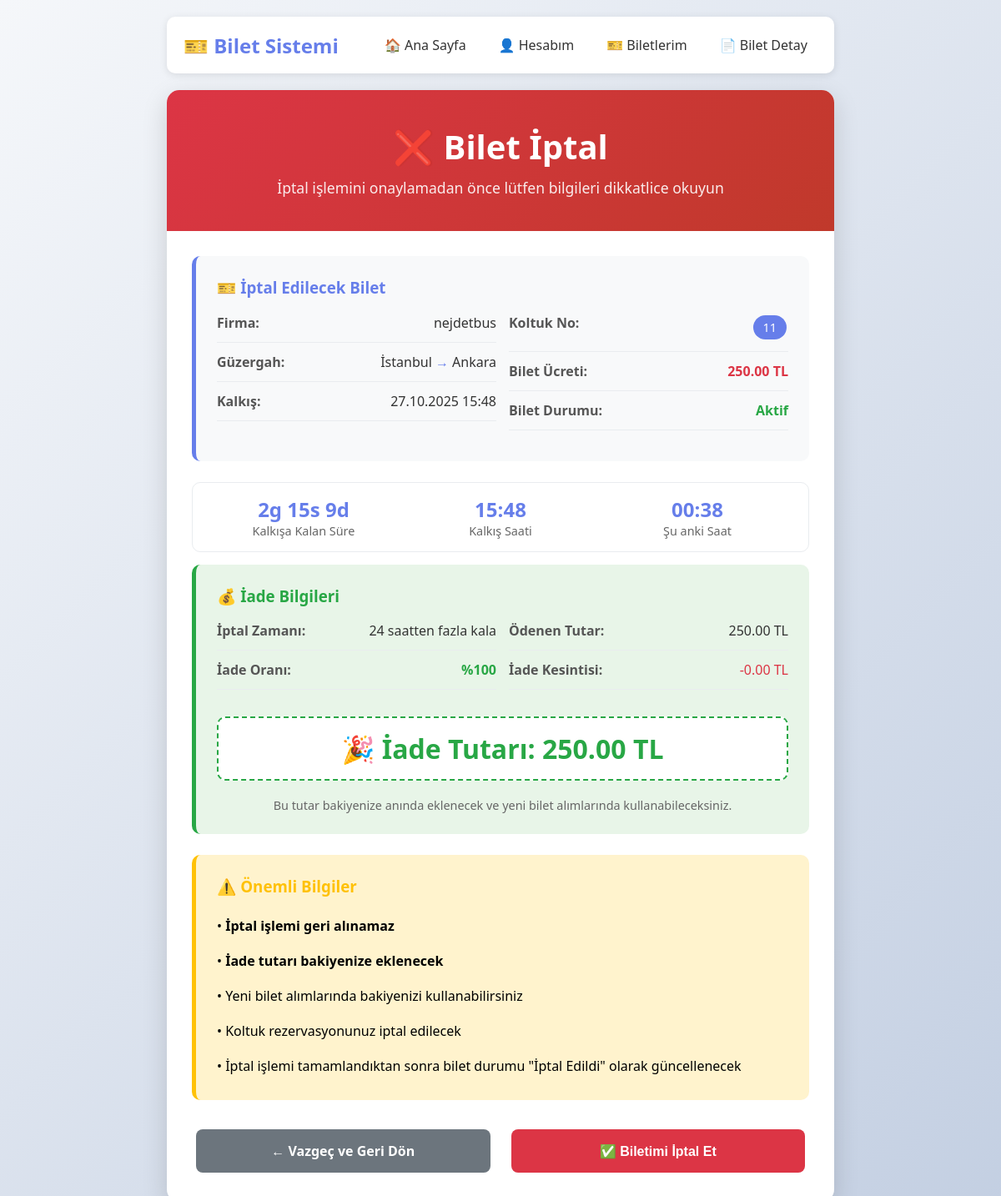
Screenshot of /pages/bilet-iptal.php?bilet_id=5fa13938-f37b-472c-ac11-448342a9aa26 (signed in) with the database file from the repository.
### tables this page shows
CREATE TABLE tickets (
        id TEXT PRIMARY KEY,
        trip_id TEXT NOT NULL,
        user_id TEXT NOT NULL,
        status TEXT DEFAULT 'active' NOT NULL CHECK(status IN ('active', 'cancelled', 'expired')),
        total_price INTEGER NOT NULL,
        created_at DATETIME DEFAULT CURRENT_TIMESTAMP
    );

CREATE TABLE trips (
        id TEXT PRIMARY KEY,
        company_id TEXT NOT NULL,
        destination_city TEXT NOT NULL,
        arrival_time DATETIME NOT NULL,
        departure_time DATETIME NOT NULL,
        departure_city TEXT NOT NULL,
        price INTEGER NOT NULL,
        capacity INTEGER NOT NULL,
        created_at DATETIME DEFAULT CURRENT_TIMESTAMP,
        FOREIGN KEY (company_id) REFERENCES bus_company(id)
    );

### pages/bilet-iptal.php (the view, shortened to what this page needs)
<?php
$user = getCurrentUser();
$bilet_id = $_GET['bilet_id'] ?? '';
try {
    $db = getDB();
    $stmt = $db->prepare("
        SELECT t.*, tr.*, bc.name as firma_adi,
               GROUP_CONCAT(bs.seat_number) as koltuk_numaralari,
               COUNT(bs.id) as koltuk_sayisi
        FROM tickets t
        JOIN trips tr ON t.trip_id = tr.id
        JOIN bus_company bc ON tr.company_id = bc.id
        LEFT JOIN booked_seats bs ON t.id = bs.ticket_id
        WHERE t.id = ? AND t.user_id = ?
        GROUP BY t.id
    ");
    $stmt->execute([$bilet_id, $user['id']]);
    $bilet = $stmt->fetch(PDO::FETCH_ASSOC);
} catch (Exception $e) {
    $_SESSION['hata'] = "Sistem hatası: " . $e->getMessage();
    header('Location: biletlerim.php');
    exit;
}
$simdi = new DateTime('now', new DateTimeZone('Europe/Istanbul'));
$kalkis_zamani = new DateTime($bilet['departure_time'], new DateTimeZone('Europe/Istanbul'));
$kalan_sure = $simdi->diff($kalkis_zamani);
$toplam_dakika = ($kalan_sure->days * 24 * 60) + ($kalan_sure->h * 60) + $kalan_sure->i;
$iade_yuzdesi = 0;
$iade_tutari = 0;
$iptal_edilebilir = true;
$iptal_nedeni = '';
if ($toplam_dakika > 1440) {
    $iade_yuzdesi = 100;
    $iptal_nedeni = '24 saatten fazla kala';
} elseif ($toplam_dakika > 180) {
    $iade_yuzdesi = 75;
    $iptal_nedeni = '3-24 saat arası';
} elseif ($toplam_dakika > 60) {
    $iade_yuzdesi = 50;
    $iptal_nedeni = '1-3 saat arası';
} else {
    $iptal_edilebilir = false;
    $iptal_nedeni = '1 saatten az kala iptal edilemez';
}
if ($iptal_edilebilir) {
    $iade_tutari = ($bilet['total_price'] / 100) * ($iade_yuzdesi / 100);
}
?>
<!DOCTYPE html>
<html lang="tr">
<head>
</head>
<body>
    <div class="container">
        <div class="nav">
            <div class="logo">
                <h2 style="margin: 0; color: var(--primary-color);">🎫 <?php echo SITE_NAME; ?></h2>
            </div>
            <div class="nav-links">
                <a href="../index.php">🏠 Ana Sayfa</a>
                <a href="hesabim.php">👤 Hesabım</a>
                <a href="biletlerim.php">🎫 Biletlerim</a>
                <a href="bilet-detay.php?bilet_id=<?php echo $bilet_id; ?>">📄 Bilet Detay</a>
            </div>
        </div>
        <div class="main-container">
            <div class="header">
                <h1>❌ Bilet İptal</h1>
                <p>İptal işlemini onaylamadan önce lütfen bilgileri dikkatlice okuyun</p>
            </div>
            <div class="content">
                <div class="bilet-info">
                    <h3 style="margin-top: 0; color: var(--primary-color);">🎫 İptal Edilecek Bilet</h3>
                    <div class="info-grid">
                        <div>
                            <div class="info-item">
                                <span class="info-label">Firma:</span>
                                <span class="info-value"><?php echo htmlspecialchars($bilet['firma_adi']); ?></span>
                            </div>
                            <div class="info-item">
                                <span class="info-label">Güzergah:</span>
                                <span class="info-value">
                                    <?php echo htmlspecialchars($bilet['departure_city']); ?>
                                    <span style="color: var(--primary-color);">→</span>
                                    <?php echo htmlspecialchars($bilet['destination_city']); ?>
                                </span>
                            </div>
                            <div class="info-item">
                                <span class="info-label">Kalkış:</span>
                                <span class="info-value"><?php echo date('d.m.Y H:i', strtotime($bilet['departure_time'])); ?></span>
                            </div>
                        </div>
                        <div>
                            <div class="info-item">
                                <span class="info-label">Koltuk No:</span>
                                <span class="info-value">
                                    <?php if (!empty($bilet['koltuk_numaralari'])): ?>
                                        <?php
                                        $koltuklar = explode(',', $bilet['koltuk_numaralari']);
                                        foreach ($koltuklar as $koltuk): ?>
                                            <span class="koltuk-bilgisi"><?php echo trim($koltuk); ?></span>
                                        <?php endforeach; ?>
                                    <?php else: ?>
                                        <span style="color: var(--danger-color);">Koltuk bilgisi bulunamadı</span>
                                    <?php endif; ?>
                                </span>
                            </div>
                            <div class="info-item">
                                <span class="info-label">Bilet Ücreti:</span>
                                <span class="info-value" style="color: var(--danger-color); font-weight: bold;">
                                    <?php echo number_format($bilet['total_price'] / 100, 2); ?> TL
                                </span>
                            </div>
                            <div class="info-item">
                                <span class="info-label">Bilet Durumu:</span>
                                <span class="info-value" style="color: var(--success-color); font-weight: bold;">Aktif</span>
                            </div>
                        </div>
                    </div>
                </div>
                <div class="time-indicator">
                    <div class="time-item">
                        <div class="time-value"><?php echo $kalan_sure->days > 0 ? $kalan_sure->days . 'g' : ''; ?> <?php echo $kalan_sure->h; ?>s <?php echo $kalan_sure->i; ?>d</div>
                        <div class="time-label">Kalkışa Kalan Süre</div>
                    </div>
                    <div class="time-item">
                        <div class="time-value"><?php echo date('H:i', strtotime($bilet['departure_time'])); ?></div>
                        <div class="time-label">Kalkış Saati</div>
                    </div>
                    <div class="time-item">
                        <div class="time-value"><?php echo date('H:i'); ?></div>
                        <div class="time-label">Şu anki Saat</div>
                    </div>
                </div>
                <?php if ($iptal_edilebilir): ?>
                    <div class="iade-info">
                        <h3 style="margin-top: 0; color: var(--success-color);">💰 İade Bilgileri</h3>
                        <div class="info-grid">
                            <div>
                                <div class="info-item">
                                    <span class="info-label">İptal Zamanı:</span>
                                    <span class="info-value"><?php echo $iptal_nedeni; ?></span>
                                </div>
                                <div class="info-item">
                                    <span class="info-label">İade Oranı:</span>
                                    <span class="info-value" style="color: var(--success-color); font-weight: bold;">
                                        %<?php echo $iade_yuzdesi; ?>
                                    </span>
                                </div>
                            </div>
                            <div>
                                <div class="info-item">
                                    <span class="info-label">Ödenen Tutar:</span>
                                    <span class="info-value"><?php echo number_format($bilet['total_price'] / 100, 2); ?> TL</span>
                                </div>
                                <div class="info-item">
                                    <span class="info-label">İade Kesintisi:</span>
                                    <span class="info-value" style="color: var(--danger-color);">
                                        -<?php echo number_format(($bilet['total_price'] / 100) - $iade_tutari, 2); ?> TL
                                    </span>
                                </div>
                            </div>
                        </div>
                        <div class="iade-tutar">
                            🎉 İade Tutarı: <?php echo number_format($iade_tutari, 2); ?> TL
                        </div>
                        <p style="text-align: center; color: #666; font-size: 0.9em; margin: 0;">
                            Bu tutar bakiyenize anında eklenecek ve yeni bilet alımlarında kullanabileceksiniz.
                        </p>
                    </div>
                <?php endif; ?>
                <div class="warning">
                    <h3 style="margin-top: 0; color: var(--warning-color);">⚠️ Önemli Bilgiler</h3>
                    <div style="display: grid; gap: 10px;">
                        <p style="margin: 5px 0;">• <strong>İptal işlemi geri alınamaz</strong></p>
                        <?php if ($iptal_edilebilir && $iade_yuzdesi > 0): ?>
                            <p style="margin: 5px 0;">• <strong>İade tutarı bakiyenize eklenecek</strong></p>
                            <p style="margin: 5px 0;">• Yeni bilet alımlarında bakiyenizi kullanabilirsiniz</p>
                        <?php elseif (!$iptal_edilebilir): ?>
                            <p style="margin: 5px 0;">• <strong>Son 1 saat kuralı gereği iade uygulanmaz</strong></p>
                        <?php endif; ?>
                        <p style="margin: 5px 0;">• Koltuk rezervasyonunuz iptal edilecek</p>
                        <p style="margin: 5px 0;">• İptal işlemi tamamlandıktan sonra bilet durumu "İptal Edildi" olarak güncellenecek</p>
                    </div>
                </div>
                <?php if ($iptal_edilebilir): ?>
                    <form method="POST" onsubmit="return confirmIptal()">
                        <div style="text-align: center; margin-top: 30px; display: grid; grid-template-columns: 1fr 1fr; gap: 15px;">
                            <a href="bilet-detay.php?bilet_id=<?php echo $bilet_id; ?>" class="btn btn-secondary">
                                ← Vazgeç ve Geri Dön
                            </a>
                            <button type="submit" name="confirm_cancel" class="btn btn-danger">
                                ✅ Biletimi İptal Et
                            </button>
                        </div>
                    </form>
                <?php endif; ?>
            </div>
        </div>
    </div>
</body>
</html>

### pages/bilet-iptal.php (style rules this page uses)
:root { --primary-color: #667eea; --secondary-color: #764ba2; --success-color: #28a745; --warning-color: #ffc107; --danger-color: #dc3545; --info-color: #17a2b8; }
body { font-family: 'Segoe UI', Arial, sans-serif; margin: 0; padding: 20px; background: linear-gradient(135deg, #f5f7fa 0%, #c3cfe2 100%); min-height: 100vh; }
.container { max-width: 800px; margin: 0 auto; }
.nav { background: white; padding: 15px 20px; border-radius: 10px; margin-bottom: 20px; box-shadow: 0 2px 10px rgba(0,0,0,0.1); display: flex; justify-content: space-between; align-items: center; }
.nav-links { display: flex; gap: 15px; }
.nav a { text-decoration: none; color: #333; font-weight: 500; padding: 8px 12px; border-radius: 5px; transition: all 0.3s; }
.main-container { background: white; border-radius: 15px; box-shadow: 0 10px 30px rgba(0,0,0,0.15); overflow: hidden; }
.header { background: linear-gradient(135deg, var(--danger-color) 0%, #c0392b 100%); color: white; padding: 40px 30px; text-align: center; }
.header h1 { margin: 0 0 10px 0; font-size: 2.5em; }
.header p { margin: 0; opacity: 0.9; font-size: 1.1em; }
.content { padding: 30px; }
.bilet-info { background: #f8f9fa; padding: 25px; border-radius: 10px; margin-bottom: 25px; border-left: 5px solid var(--primary-color); }
.iade-info { background: #e8f5e8; padding: 25px; border-radius: 10px; margin-bottom: 25px; border-left: 5px solid var(--success-color); }
.warning { background: #fff3cd; padding: 25px; border-radius: 10px; margin-bottom: 25px; border-left: 5px solid var(--warning-color); }
.btn { padding: 15px 30px; color: white; border: none; border-radius: 8px; cursor: pointer; text-decoration: none; display: inline-block; margin: 5px; font-weight: 600; transition: all 0.3s; font-size: 16px; text-align: center; }
.btn-danger { background: var(--danger-color); }
.btn-secondary { background: #6c757d; }
.info-grid { display: grid; grid-template-columns: 1fr 1fr; gap: 15px; margin-top: 15px; }
.info-item { display: flex; justify-content: space-between; margin-bottom: 12px; padding-bottom: 12px; border-bottom: 1px solid #e9ecef; }
.info-label { font-weight: 600; color: #555; }
.info-value { color: #333; font-weight: 500; }
.iade-tutar { font-size: 2em; font-weight: bold; color: var(--success-color); text-align: center; margin: 20px 0; padding: 15px; background: white; border-radius: 10px; border: 2px dashed var(--success-color); }
.koltuk-bilgisi { background: var(--primary-color); color: white; padding: 5px 12px; border-radius: 20px; font-size: 0.9em; display: inline-block; margin: 2px; }
.time-indicator { display: flex; justify-content: space-between; background: white; padding: 15px; border-radius: 10px; margin: 15px 0; border: 1px solid #e9ecef; }
.time-item { text-align: center; flex: 1; }
.time-value { font-size: 1.5em; font-weight: bold; color: var(--primary-color); }
.time-label { font-size: 0.9em; color: #666; }

### rows the page displays
tickets: trip.departure_city "İstanbul", trip.destination_city "Ankara", trip.departure_time "27.10.2025 15:48", koltuk "11", $bilet['total_price']/100 "250.00", trip.departure_time "2", trip.departure_time "15", trip.departure_time "9", trip.departure_time "15:48", trip.departure_time "24 saatten fazla kala", trip.departure_time "100", ($bilet['total_price']/100)-$iade_tutari "0.00", total_price.departure_time "250.00"

### other values shown
SITE_NAME "Bilet Sistemi"
$bilet['firma_adi'] "nejdetbus"
